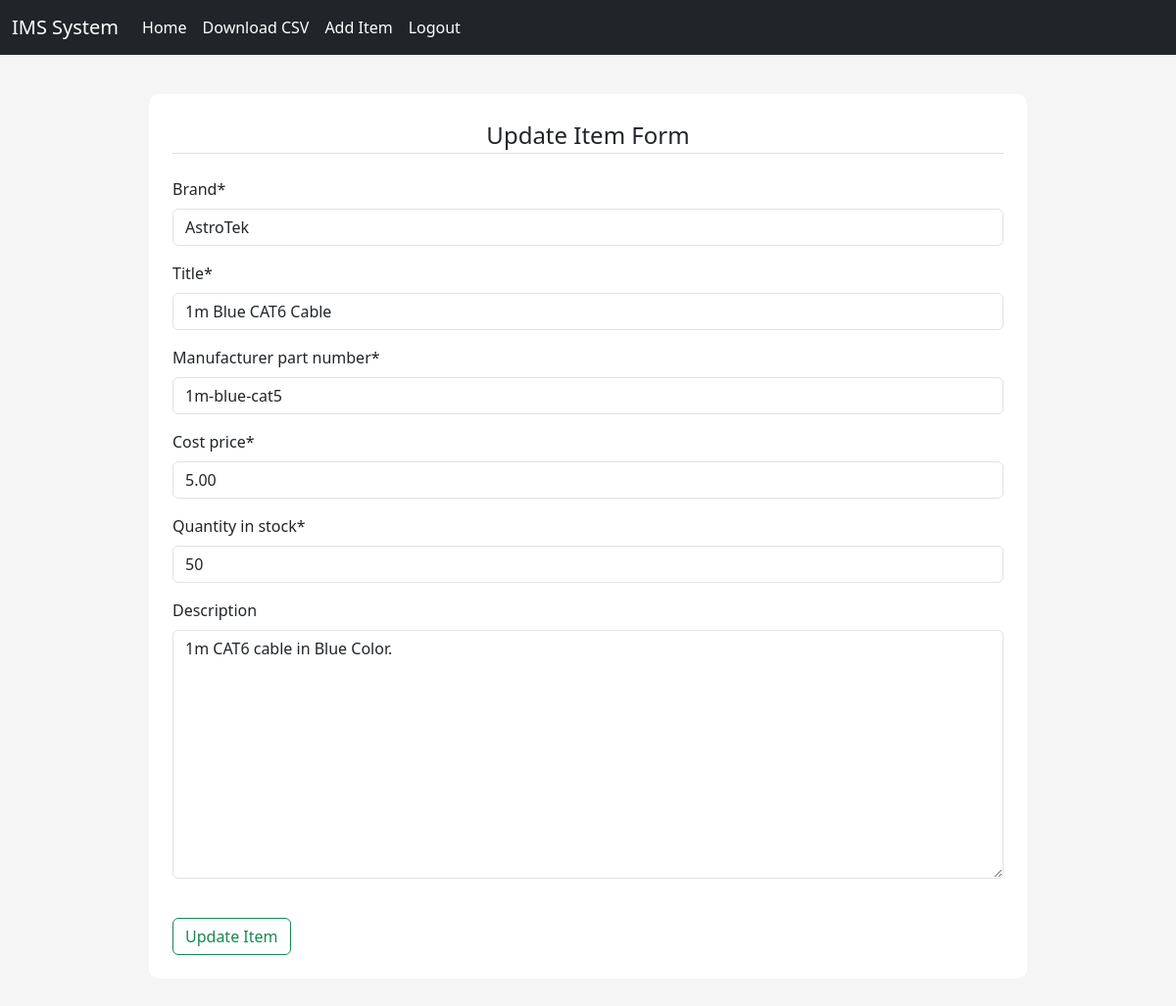
The page /inventory/update/2 (signed in) on the database its author committed.
### inventory/models.py (models this page shows, shortened)
class Inventory(models.Model):
    brand = models.CharField(max_length=300, null=False, blank=False)
    title = models.CharField(max_length=300, null=False, blank=False)
    manufacturer_part_number = models.CharField(max_length=300, null=False, blank=False)
    cost_price = models.DecimalField(max_digits=19, decimal_places=2, null=False, blank=False)
    quantity_in_stock = models.IntegerField(null=False, blank=False)
    description = models.TextField(null=True, blank=True)

### inventory/views.py (the view)
# urls.py: path("update/<int:pk>", update_product, name="update_inventory"),
@login_required()
def update_product(request, pk):
    inventory = get_object_or_404(Inventory, pk=pk)
    if request.method == "POST":
        update_form = UpdateInventoryForm(data=request.POST)
        if update_form.is_valid():
            inventory.brand = update_form.data['brand']
            inventory.title = update_form.data['title']
            inventory.manufacturer_part_number = update_form.data['manufacturer_part_number']
            inventory.cost_price = update_form.data['cost_price']
            inventory.quantity_in_stock = update_form.data['quantity_in_stock']
            inventory.save()
            return redirect(f"/inventory/product/{pk}")
    else:
        update_form = UpdateInventoryForm(instance=inventory)
    context = {"form": update_form}
    return render(request, "inventory_update.html", context=context)

### inventory/forms.py
class UpdateInventoryForm(ModelForm):
    class Meta:
        model = Inventory
        fields = ['brand', 'title', 'manufacturer_part_number', 'cost_price', 'quantity_in_stock', 'description']

### templates/inventory_update.html (shortened to what this page needs)
{% extends "base.html" %}
{% load crispy_forms_tags %}
{% load static %}
{% block content %}
<div class="content-section">
    <form method="POST">
        <fieldset>
            <legend class="border-bottom pd-2 mb-4 text-center">Update Item Form</legend>
            <div class="form-group">
                {{ form|crispy }}
            </div>
            <div class="form-group pt-4">
                <button class="btn btn-outline-success" type="submit">Update Item</button>
            </div>
        </fieldset>
    </form>
</div>
{% endblock %}

### staticfiles/css/main.css (style rules this page uses)
body { background-color: rgb(245, 245, 245); }
.content-section { background: #fff; margin: 40px; padding: 1.5rem 1.5rem; border-radius: 10px; }

### rows shown on the page
Inventory: brand "AstroTek", title "1m Blue CAT6 Cable", manufacturer_part_number "1m-blue-cat5", cost_price "5.00", quantity_in_stock "50", description "1m CAT6 cable in Blue Color."
